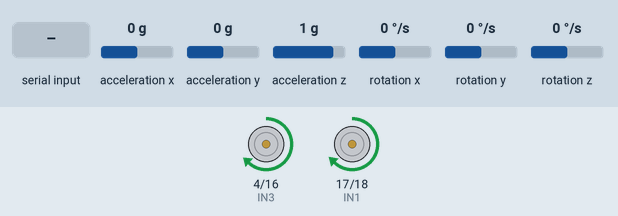
The sketch below on a simulated ESP32. Shown: motor-driver pin pairs drawn as motors (green arrow = first pin HIGH = forward, orange = second pin HIGH = backward, longer = more drive). The inputs (shaded band) are chosen by the test bench; at power-on: acceleration x 0 g, acceleration y 0 g, rotation y 0 °/s, acceleration z 1 g, rotation x 0 °/s, rotation z 0 °/s. Nothing arrives over Bluetooth unless stated.

Above: at 4.2 s.
4.3 s: acceleration x set to -1.4 g
At 4.9 s:
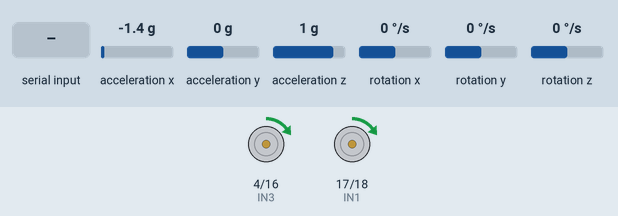
5.8 s: acceleration y set to -0.5 g
7.3 s: acceleration y set to -0.8 g
At 8.4 s:
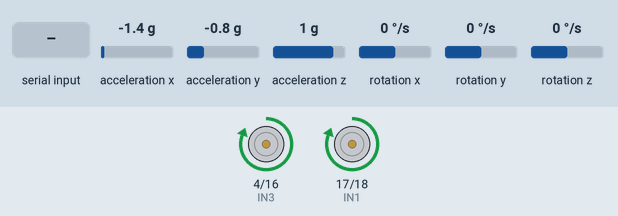
8.8 s: acceleration x set to 0.8 g
At 9.1 s:
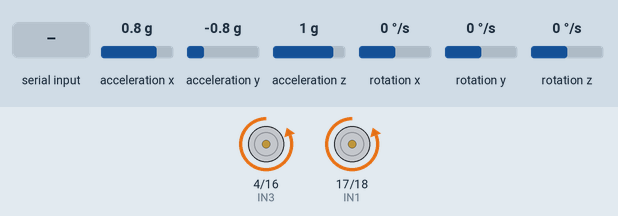
10.3 s: rotation y set to 100 °/s
At 11.4 s:
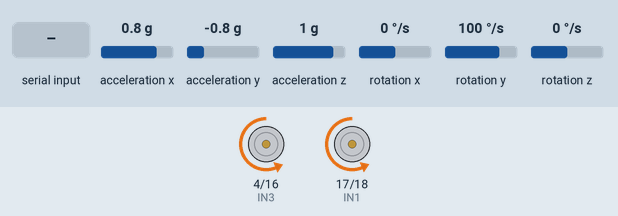
11.8 s: "a" received over the second serial link
At 13.1 s:
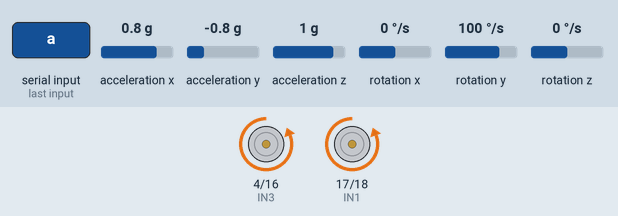
Timing chart, 0 to 14.3 s (numbered marks = the images above; inputs shaded):
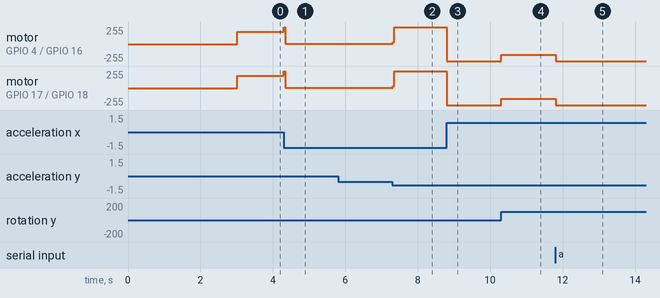

The sketch:

Gyroscope_Car.ino
```cpp
//陀螺仪小车

#include "BluetoothSerial.h" //蓝牙串口文件
#include <MPU6050_tockn.h> //陀螺仪
#include <Wire.h> // Wire串口传输


#define IN1 17 //电机控制板
#define IN2 18
#define IN3 4
//GPIO5引脚上电默认高电平
#define IN4 16

/////////////// 陀螺仪设参START //////////////////////////////////
MPU6050 mpu6050(Wire); //实例化MPU陀螺仪对象

//PID调试参数
float Balnce_Angle_raw = -9; //静态机械平衡角度
const int left_Motor_PWM_Offset = 4; //左马达PWM补偿值4
const int right_Motor_PWM_Offset = 3; //右马达PWM补偿值3
    float ENERGY = 5; //前进后退允许倾斜角度
float kp=20, ki=0, kd=3; //PID调试参数
    int z_trun = 30; //Z轴转向角速度值
    int z_turn_spd  = 0; //Z轴转向角速度
    float z_angle_kp = -2; //转向环，仅比例控制

//保持角度，角度偏差变量，角度偏差积分
float Keep_Angle, bias,integrate;
float /*AngleX,*/ AngleY, AngleZ; //角度值
float /*GyroX,*/ GyroY, GyroZ; //角速度值
//直立PWM，转向PWM，最终PWM，左马达PWM，右马达PWM
int vertical_PWM, turn_PWM, PWM, L_PWM, R_PWM;

unsigned char flag = 'S'; //状态标志

//I2C引脚定义，默认引脚为21，22
#define sda_pin 21
#define scl_pin 22
/////////////// 陀螺仪设参END //////////////////////////////////


/////////////// 蓝牙设参START //////////////////////////////////
const char *pin = "254163"; //将其更改为更安全的PIN
String device_name = "ESP32_Car";
BluetoothSerial SerialBT; //实例化蓝牙对象
/////////////// 蓝牙设参END //////////////////////////////////


//蓝牙串口输入修改PWM值
void BLE_debug(){
  if ( SerialBT.available() ){ //判断蓝牙串口是否有数据
    char DATA = SerialBT.read(); //串口读数据
    delay(5);
    switch (DATA){
      case 's': //停车
        flag = 's'; //状态反馈
        Keep_Angle = Balnce_Angle_raw; //保持角度回到机械平衡角度
        z_turn_spd = 0; //z轴转向角速度归零
        break;
      case 'a': //前进
        flag = 'a';
        Keep_Angle = Balnce_Angle_raw + ENERGY; //保持角度=机械平衡角度+倾角
        z_turn_spd = 0;
        break;
      case 'b': //后退
        flag = 'b';
        Keep_Angle = Balnce_Angle_raw - ENERGY; //保持角度=机械平衡角度-倾角
        z_turn_spd = 0;
        break;
      case 'l': flag = 'l'; z_turn_spd = z_trun; break; //左转
      case 'r': flag = 'r'; z_turn_spd = -(z_trun); break; //右转

      //===参数调试==测定小车静态平衡角度值
        //调节物理平衡点
        case 'u': Keep_Angle += 0.1; break; //u前倾
        case 'd': Keep_Angle -= 0.1; break; //d后仰
        //==直立环调试==
        case '0': if( kp > 0 ){ kp-=1; }else{ kp=0; } break;   case '1': kp+=1; break; //直立环比例项
        case '2': if( ki > 0 ){ ki-=0.1; }else{ ki=0; } break;   case '3': ki+=0.1; break; //直立环积分项
        case '4': if( kd > 0 ){ kd-=0.1; }else{ kd=0; } break;   case '5': kd+=0.1; break; //直立环微分项
        //==转向环调试
        case '6': z_angle_kp-=0.2; break;  case '7': z_angle_kp+=0.2; break; //转向环比例项，取值范围由限定范围确定
      default: SerialBT.printf("Undefined!\n"); break; //未定义按键
    }
    //蓝牙参数回传
    SerialBT.printf("Keep_Angle:%f\n", Keep_Angle); //保持角
    SerialBT.printf("Kp:%f  ki:%f  kd:%f \n", kp, ki, kd); //PID参数
    SerialBT.printf("z_angle_kp:%f \n", z_angle_kp); //转向环，仅比例控制
    SerialBT.printf("z_turn_spd:%d\n", z_turn_spd); //转向Z速度
    SerialBT.printf("Keep_Angle:%f\n", Keep_Angle); //机械平衡角
    SerialBT.printf("--------------------\n");
  }
}


//电机PWM控制函数
void motor(int left_EN, int right_EN){
  left_EN = constrain( left_EN, -255, 255); //限制PWM范围
  right_EN = constrain( right_EN, -255, 255);
  //左轮，analogWrite默认分辨率为8，也就是0~255的模拟信号输出
  if( left_EN == 0 ){ analogWrite(IN1, 0); analogWrite(IN2, 0); } //停转
  else if( left_EN < 0 ) { analogWrite(IN1, 0); analogWrite(IN2, 0-left_EN); } //反转
  else if( left_EN > 0 ){ analogWrite(IN1, left_EN); analogWrite(IN2, 0); } //正转
  //右轮
  if( right_EN == 0 ){ analogWrite(IN3, 0); analogWrite(IN4, 0); } //停转
  else if( right_EN < 0 ) { analogWrite(IN3, 0); analogWrite(IN4, 0-right_EN); } //反转
  else if( right_EN > 0 ){ analogWrite(IN3, right_EN); analogWrite(IN4, 0); } //正转
}


//转向PWM计算
void turn_PWM_calculation(){
  // AngleZ = mpu6050.getAngleZ(); //获取Z轴角度
  GyroZ = mpu6050.getGyroZ(); //获取陀螺仪Z轴角速度
  turn_PWM = z_angle_kp * (GyroZ - z_turn_spd); //转向PWM=比例项*(Z轴当前角速度-目标角速度)
  turn_PWM = constrain( turn_PWM, -130, 130); //参数范围限定函数constrain，将angle_PWM值限定在-130到130之间，防止因角速度过大影响平衡
}

//直立PWM计算
void vertical_PWM_calculation(){
  AngleY = mpu6050.getAngleY(); //获取Y轴角度
  GyroY = mpu6050.getGyroY(); //获取Y轴角速度

  bias = AngleY - Keep_Angle; //计算角度偏差，bias为小车角度偏差值
  integrate += bias; //角度偏差积分，integrate为全局变量，一直积累
  integrate = constrain(integrate, -1000, 1000); //参数范围限定

//*******************************************************************************
  //==直立PID计算PWM==通过陀螺仪返回数据计算，前倾陀螺仪Y轴为正，后仰陀螺仪Y轴为负
    //前倾车前进，后仰车后退，保持直立。但可能为了直立车随时会移动。
  vertical_PWM = kp * bias + ki * integrate + kd * GyroY;
  //直立PWM值 = kp*角度偏差变量 + ki*角度偏差积分 + kd*Y轴角速度(倾倒速度)
  //              倾角比例项         积分项         微分项(回正时抑制kp)
//*******************************************************************************
}


//电机控制PWM换算
void motor_control(){
  //【PWM差值补偿】
  if( PWM>0 ){ L_PWM = PWM + left_Motor_PWM_Offset;  R_PWM = PWM + right_Motor_PWM_Offset; } //正补偿
  else if( PWM<0 ){ L_PWM = PWM - left_Motor_PWM_Offset;  R_PWM = PWM - right_Motor_PWM_Offset; } //负补偿
  else if( PWM==0 ){ L_PWM = 0;  R_PWM = 0; } //归零

  //【转向判断】
  if( flag=='s' ){ L_PWM = L_PWM; R_PWM = R_PWM; } //使小车保持原地直立
  else if( flag=='l' ){ L_PWM += turn_PWM;  R_PWM -= turn_PWM; } //右转，转向差速PWM值angle_PWM
  else if( flag=='r' ){ L_PWM -= turn_PWM;  R_PWM += turn_PWM; } //左转

  //【控制马达输出】
  motor(L_PWM, R_PWM); //传参输出PWM

  //【判断小车是否倒下】倒下则停止马达和编码器计数
  if( AngleY > 50 || AngleY < -50 ){  motor( 0, 0 ); } //判断Y轴角度，过大则停转马达
}


void setup() {
  // Serial.begin(115200);
/////////////// 蓝牙初始化START //////////////////////////////////
  SerialBT.begin( device_name ); //蓝牙设备名设定
  // Serial.printf( "设备 \"%s\" 已启动.\n 现已可进行蓝牙配对！\n", device_name.c_str() );
/////////////// 蓝牙初始化END //////////////////////////////////

/////////////// 陀螺仪初始化START /////////////////
  Wire.begin(/*sda_pin, scl_pin*/); //无传参则保持默认IIC引脚21.22，也可自定义IIC引脚
  mpu6050.begin(); //启动陀螺仪
  mpu6050.calcGyroOffsets(true); //计算陀螺仪偏移相关
  Keep_Angle = Balnce_Angle_raw; //平衡角度初始化为静态平衡时的陀螺仪角度
/////////////// 陀螺仪初始化END /////////////////
  motor(0, 0); //启动时马达停止
  delay(10);
}

void loop() {
  BLE_debug(); //串口PID调试与控制
  mpu6050.update(); //陀螺仪刷新
  turn_PWM_calculation(); //转向环PWM值计算
  vertical_PWM_calculation(); //直立环PWM计算
  PWM = vertical_PWM; //保持直立
  motor_control(); //马达输出
}
```

Measured:
- the behaviour switches between -0.6 and -0.7 g on acceleration y (found by bisection; images 1 and 2)
- after the input at 4.3 s, motor on GPIO 4 (IN3) / GPIO 16 (IN4): forward 183/255 → forward 4/255 at once; motor on GPIO 17 (IN1) / GPIO 18 (IN2): forward 184/255 → forward 4/255 at once
- after the input at 5.8 s, every drawn part: stays the same
- after the input at 7.3 s, motor on GPIO 4 (IN3) / GPIO 16 (IN4), motor on GPIO 17 (IN1) / GPIO 18 (IN2): forward 4/255 → forward 255/255 at once
- after the input at 8.8 s, motor on GPIO 4 (IN3) / GPIO 16 (IN4), motor on GPIO 17 (IN1) / GPIO 18 (IN2): forward 255/255 → backward 255/255 at once
- after the input at 10.3 s, motor on GPIO 4 (IN3) / GPIO 16 (IN4): backward 255/255 → backward 162/255 at once; motor on GPIO 17 (IN1) / GPIO 18 (IN2): backward 255/255 → backward 163/255 at once
- after the input at 11.8 s, motor on GPIO 4 (IN3) / GPIO 16 (IN4): backward 162/255 → backward 255/255 at once; motor on GPIO 17 (IN1) / GPIO 18 (IN2): backward 163/255 → backward 255/255 at once
